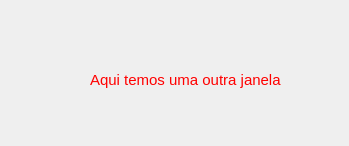
<?xml version="1.0" encoding="UTF-8"?>
<ui version="4.0">
 <class>BtnOtherWindow</class>
 <widget class="QMainWindow" name="BtnOtherWindow">
  <property name="geometry">
   <rect>
    <x>0</x>
    <y>0</y>
    <width>349</width>
    <height>146</height>
   </rect>
  </property>
  <property name="windowTitle">
   <string>Other Window</string>
  </property>
  <widget class="QWidget" name="centralwidget">
   <widget class="QLabel" name="label">
    <property name="geometry">
     <rect>
      <x>90</x>
      <y>70</y>
      <width>191</width>
      <height>21</height>
     </rect>
    </property>
    <property name="text">
     <string>&lt;html&gt;&lt;head/&gt;&lt;body&gt;&lt;p&gt;&lt;span style=&quot; font-size:11pt; color:#ff0000;&quot;&gt;Aqui temos uma outra janela&lt;/span&gt;&lt;/p&gt;&lt;/body&gt;&lt;/html&gt;</string>
    </property>
   </widget>
  </widget>
 </widget>
 <resources/>
 <connections/>
</ui>
